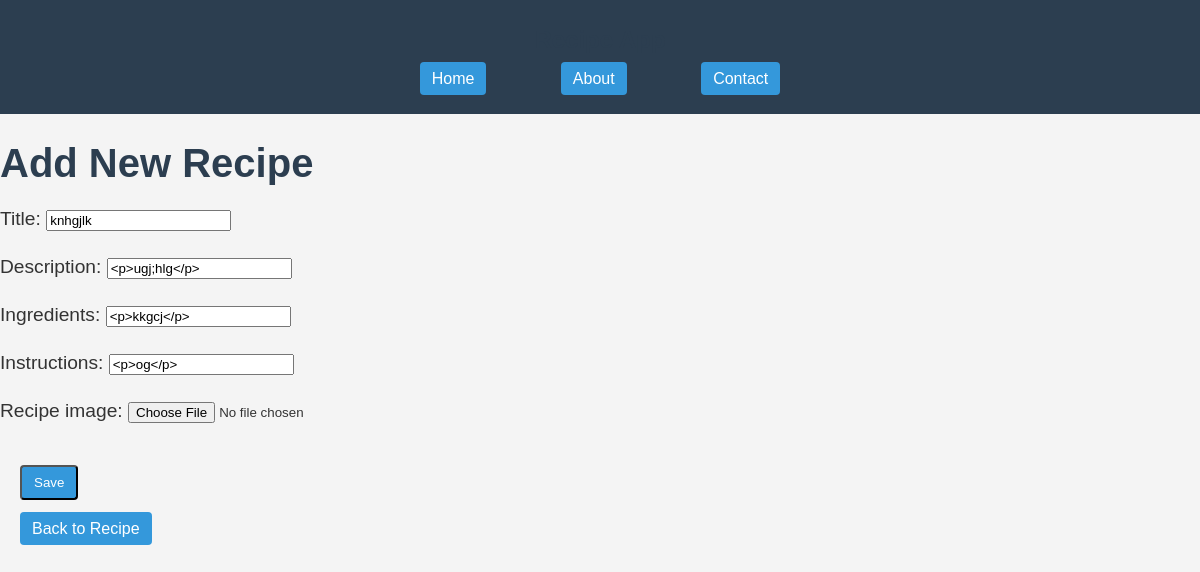
Screenshot of /recipe/knhgjlk/edit/ with the database file from the repository.
### recipes/models.py (models this page shows, shortened)
class Recipe(models.Model):
    title = models.CharField(max_length=100)
    slug = AutoSlugField(populate_from='title', unique=True, null=True)
    recipe_image = models.FileField(upload_to="recipes/", max_length=250, null=True,default=None)
    description = models.TextField()
    ingredients = models.TextField()
    instructions = models.TextField()
    content = HTMLField(default="Content not available")
    created_at = models.DateTimeField(auto_now_add=True)

### recipes/views.py (the view)
# urls.py: path('recipe/<slug:slug>/edit/', views.recipe_update, name='recipe_update'),
def recipe_update(request, slug):
    recipe = get_object_or_404(Recipe, slug=slug)
    if request.method == "POST":
        form = RecipeForm(request.POST, request.FILES, instance=recipe)
        if form.is_valid():
            form.save()
            return redirect('recipe_detail', slug=recipe.slug)
    else:
        form = RecipeForm(instance=recipe)
    return render(request, 'recipes/recipe_form.html', {'form': form})

### recipes/forms.py
class RecipeForm(forms.ModelForm):
    class Meta:
        model = Recipe
        fields = ['title', 'description', 'ingredients', 'instructions','recipe_image']
        widgets = {
            'description': TinyMCE(attrs={'style': 'width: 100%; height: 150px;'}),
            'ingredients': TinyMCE(attrs={'style': 'width: 100%; height: 300px;'}),
            'instructions': TinyMCE(attrs={'style': 'width: 100%; height: 300px;'}),
        }

### recipes/templates/recipes/recipe_form.html (shortened to what this page needs)
{% extends 'recipes/base.html' %}
{% block content %}
<h1>{% if recipe %}Edit Recipe{% else %}Add New Recipe{% endif %}</h1>
<head>
</head>
<form action="" method="post" enctype="multipart/form-data">
    {{ form.as_p }}
    <button type="submit">Save</button>
</form>
<a href="{% url 'recipe_list' %}">Back to Recipe</a>
{% endblock %}

### recipes/static/css/style.css (style rules this page uses)
body { font-family: Arial, sans-serif; background-color: #f4f4f4; color: #333; margin: 0; padding: 0; }
h1, h2 { color: #2c3e50; }
h1 { font-size: 2.5em; margin-bottom: 10px; }
p { font-size: 1.2em; line-height: 1.5; }
a, button { color: #fff; background-color: #3498db; padding: 8px 12px; text-decoration: none; border-radius: 4px; margin: 20px; }

### rows the page displays
Recipe: title "knhgjlk", description "<p>ugj;hlg</p>", ingredients "<p>kkgcj</p>", instructions "<p>og</p>"
